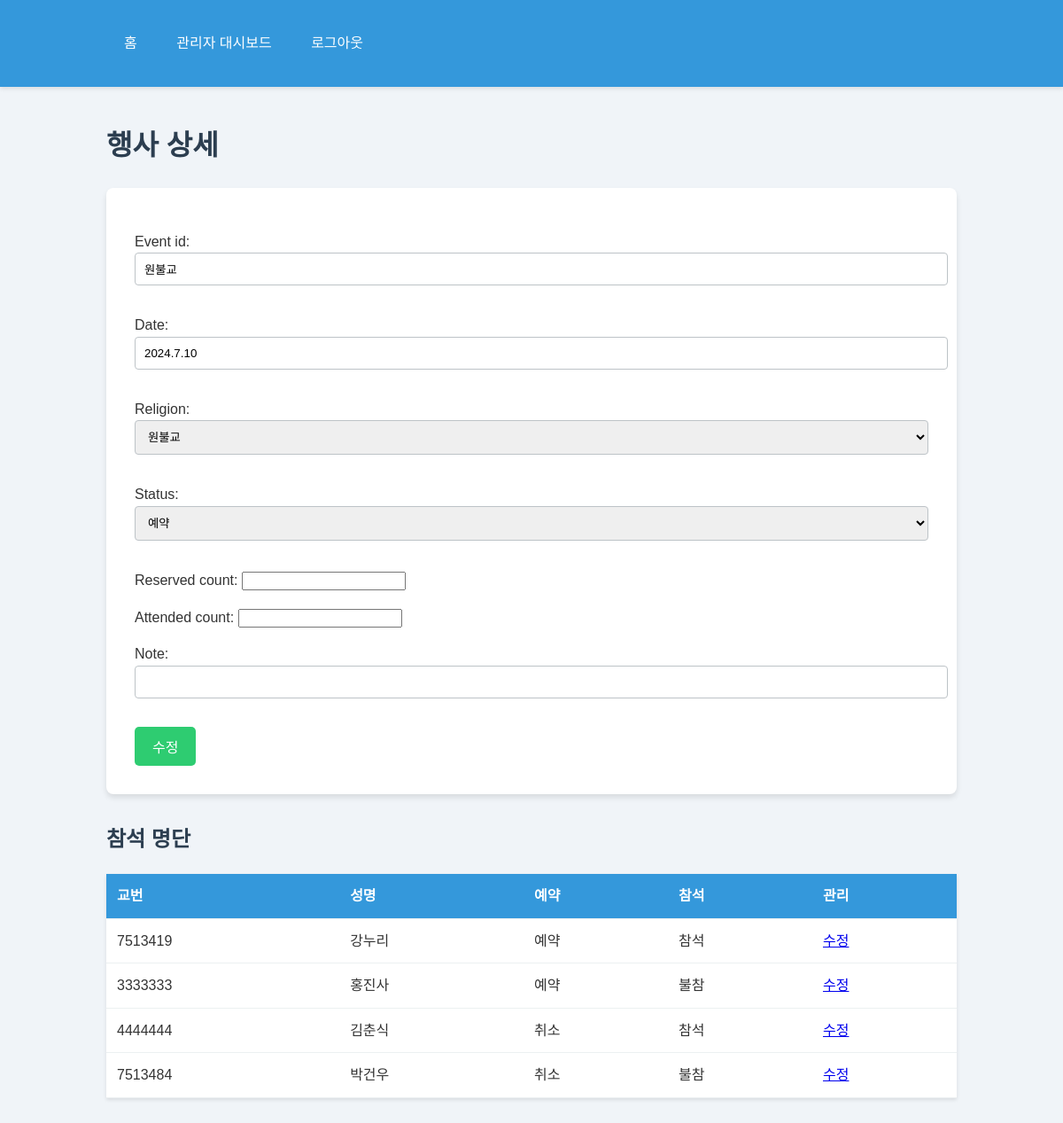
Page /admin-event/원불교/ (signed in) on the committed database.
### main/models.py (models this page shows, shortened)
class ReligiousEvent(models.Model):
    RELIGION_CHOICES = [
        ('원불교', '원불교'),
        ('천주교', '천주교'),
        ('기독교', '기독교'),
        ('불교', '불교'),
    ]
    STATUS_CHOICES = [
        ('예약', '예약'),
        ('종료', '종료'),
        ('취소', '취소'),
    ]
    event_id = models.CharField(max_length=20, primary_key=True)
    date = models.CharField(max_length=10)
    religion = models.CharField(max_length=20, choices=RELIGION_CHOICES)
    status = models.CharField(max_length=10, choices=STATUS_CHOICES, default='예약')
    reserved_count = models.IntegerField(null=True, blank=True)
    attended_count = models.IntegerField(null=True, blank=True)
    note = models.CharField(max_length=200, blank=True)
    name = models.CharField(max_length=100, default='')

class EventAttendance(models.Model):
    RESERVATION_CHOICES = [
        ('예약', '예약'),
        ('취소', '취소'),
    ]
    ATTENDANCE_CHOICES = [
        ('불참', '불참'),
        ('참석', '참석'),
    ]
    student = models.ForeignKey(Student, on_delete=models.CASCADE)
    event = models.ForeignKey(ReligiousEvent, on_delete=models.CASCADE)
    reservation = models.CharField(max_length=10, choices=RESERVATION_CHOICES, default='예약')
    attendance = models.CharField(max_length=10, choices=ATTENDANCE_CHOICES, default='불참')
    note = models.CharField(max_length=200, blank=True)
    class Meta:
        unique_together = ('student', 'event')

class Student(models.Model):
    student_id = models.CharField(max_length=7, primary_key=True)
    password = models.CharField(max_length=128)  # 해시된 비밀번호를 저장하기 위해 길이를 늘립니다
    grade = models.CharField(max_length=2)
    company = models.CharField(max_length=1)
    name = models.CharField(max_length=10)
    contact = models.CharField(max_length=12, blank=True)
    note = models.CharField(max_length=200, blank=True)
    class Meta:
        db_table = 'student'  # 기존 테이블 이름을 유지하려면 이 줄을 추가하세요

### main/views.py (the view)
# urls.py: path('admin-event/<str:event_id>/', views.admin_event_detail, name='admin_event_detail'),
@user_passes_test(lambda u: isinstance(u, MyAdmin))
def admin_event_detail(request, event_id):
    event = get_object_or_404(ReligiousEvent, event_id=event_id)
    if request.method == 'POST':
        form = ReligiousEventForm(request.POST, instance=event)
        if form.is_valid():
            form.save()
            messages.success(request, '종교행사 정보가 업데이트되었습니다.')
            return redirect('admin_events')
    else:
        form = ReligiousEventForm(instance=event)
    attendances = EventAttendance.objects.filter(event=event)
    return render(request, 'admin_event_detail.html', {'event': event, 'form': form, 'attendances': attendances})

### main/forms.py
class ReligiousEventForm(forms.ModelForm):
    class Meta:
        model = ReligiousEvent
        fields = ['event_id', 'date', 'religion', 'status', 'reserved_count', 'attended_count', 'note']

### templates/admin_event_detail.html (shortened to what this page needs)
{% extends 'base.html' %}
{% block content %}
    <h1>행사 상세</h1>
    <form method="post">
        {{ form.as_p }}
        <button type="submit">수정</button>
    </form>
    <h2>참석 명단</h2>
    <table>
        <thead>
            <tr>
                <th>교번</th>
                <th>성명</th>
                <th>예약</th>
                <th>참석</th>
                <th>관리</th>
            </tr>
        </thead>
        <tbody>
            {% for attendance in attendances %}
                <tr>
                    <td>{{ attendance.student.student_id }}</td>
                    <td>{{ attendance.student.name }}</td>
                    <td>{{ attendance.get_reservation_display }}</td>
                    <td>{{ attendance.get_attendance_display }}</td>
                    <td>
                        <a href="{% url 'admin_attendance_update' attendance.id %}">수정</a>
                    </td>
                </tr>
            {% empty %}
                <tr>
                    <td colspan="5">참석자가 없습니다.</td>
                </tr>
            {% endfor %}
        </tbody>
    </table>
{% endblock %}

### static/css/style.css (style rules this page uses)
body { font-family: 'Noto Sans KR', sans-serif; line-height: 1.6; margin: 0; padding: 0; background-color: #f0f4f8; color: #333; }
h1, h2, h3 { color: #2c3e50; }
form { background: #ffffff; padding: 2rem; margin-bottom: 2rem; border-radius: 8px; box-shadow: 0 4px 6px rgba(0,0,0,0.1); }
form input[type="text"], form input[type="password"], form input[type="email"], form select { width: 100%; padding: 10px; margin-bottom: 1rem; border: 1px solid #bdc3c7; border-radius: 4px; }
button, .button { display: inline-block; padding: 10px 20px; border: none; border-radius: 5px; cursor: pointer; font-size: 16px; transition: background-color 0.3s, transform 0.1s; text-decoration: none; color: #ffffff; }
button[type="submit"] { background-color: #2ecc71; }
table { width: 100%; border-collapse: collapse; margin-bottom: 2rem; background-color: #ffffff; box-shadow: 0 2px 4px rgba(0,0,0,0.1); }
th, td { padding: 12px; text-align: left; border-bottom: 1px solid #ecf0f1; }
th { background-color: #3498db; color: #ffffff; }

### rows in the picture
ReligiousEvent: event_id "원불교", date "2024.7.10", religion "원불교", status "예약"
EventAttendance: student.student_id "7513419", student.name "강누리", reservation "예약", attendance "참석"
EventAttendance: student.student_id "3333333", student.name "홍진사", reservation "예약", attendance "불참"
EventAttendance: student.student_id "4444444", student.name "김춘식", reservation "취소", attendance "참석"
EventAttendance: student.student_id "7513484", student.name "박건우", reservation "취소", attendance "불참"
